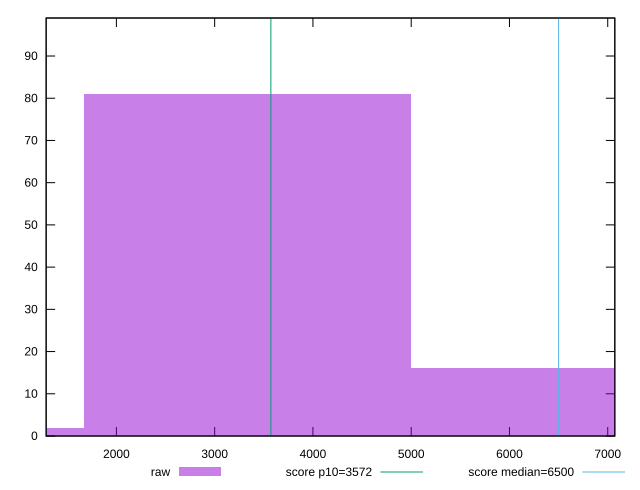

This figure's gnuplot source:
reset

$raw <<EOF
3331.759676657203 81
6663.519353314406 16
0 2
EOF

set key outside below
set boxwidth 3331.759676657203
set xrange [1285.1309999999999:7072.123]
set yrange [0:99]
set trange [0:99]
set style fill transparent solid 0.5 noborder

set parametric
set terminal svg size 640, 490 enhanced background rgb 'white'
set output "reports/report_00027_2021-02-24T12-40-31.850Z/first-cpu-idle/samples/card/raw/histogram.svg"

plot $raw title "raw" with boxes, \
     3572,t title "score p10=3572", \
     6500,t title "score median=6500"

reset
